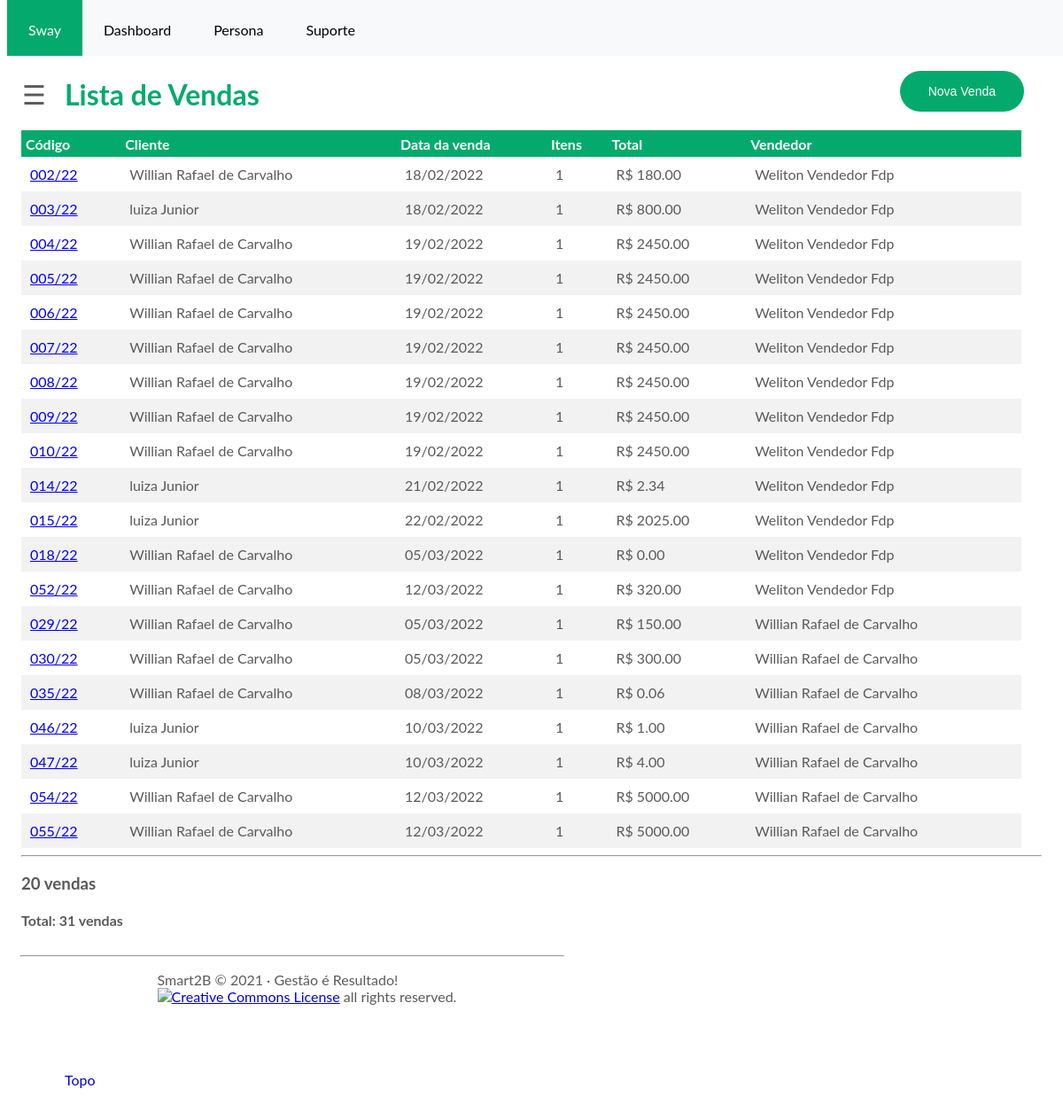
Before: /swayapp/sale/?filter_sale_one=1 with the older database file.
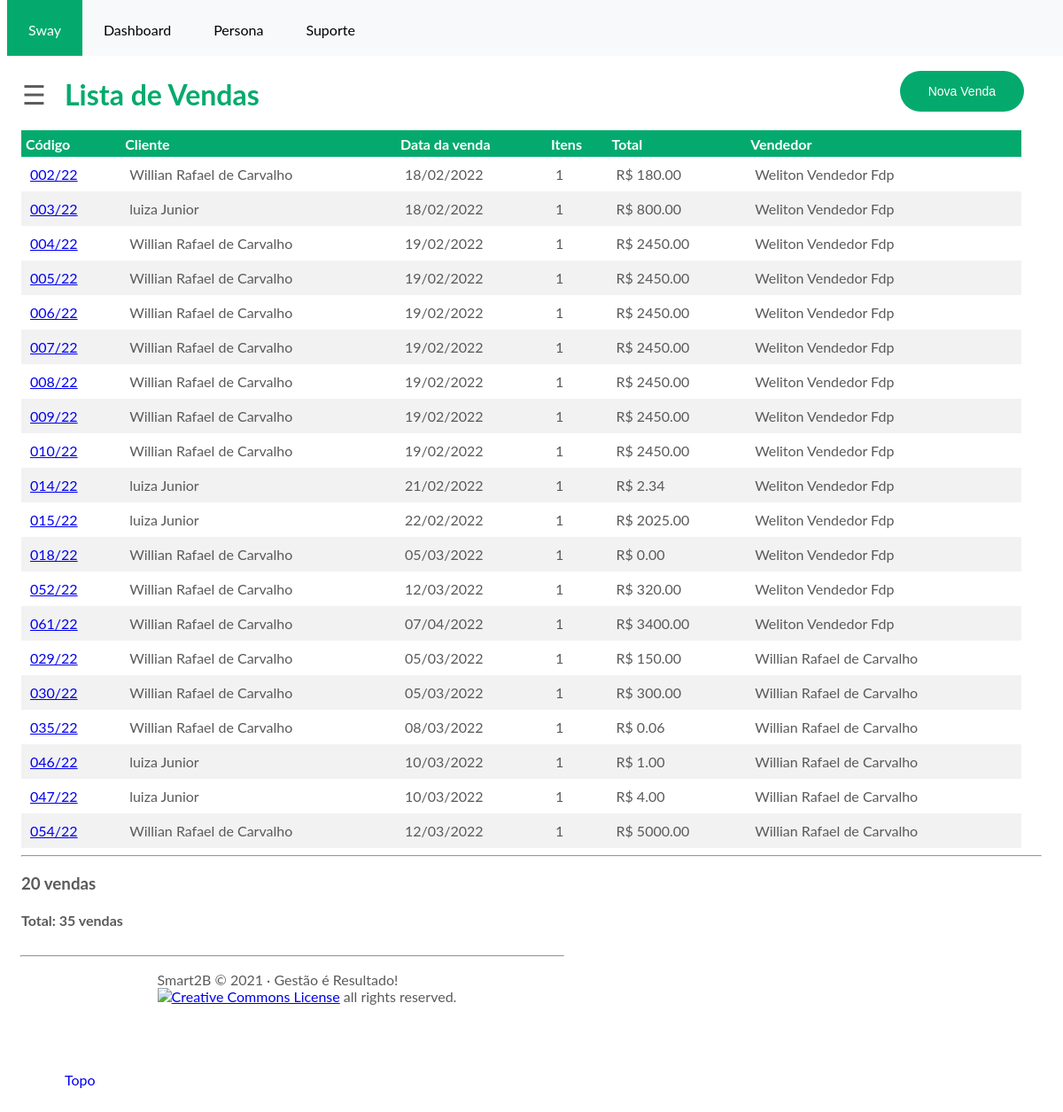
After: the same page with the newer database file.
### swayapp/models.py (models this page shows, shortened)
class TimeStampedModel(models.Model):
    created = models.DateTimeField(
        'criado em', auto_now_add=True, auto_now=False)
    modified = models.DateTimeField(
        'modificado em', auto_now_add=False, auto_now=True)
    class Meta:
        abstract = True

class Sale(TimeStampedModel):
    customer = models.ForeignKey('Customer', related_name='customer_sale', verbose_name='cliente',
                                 on_delete=models.CASCADE)
    seller = models.ForeignKey('Seller', related_name='seller_sale', verbose_name='vendedor', on_delete=models.CASCADE)
    class Meta:
        verbose_name = 'venda'
        verbose_name_plural = 'vendas'
    def __str__(self):
        return "%03d" % self.id + "/%s" % self.created.strftime('%y')
    codigo = property(__str__)
    def get_detail(self):
        return "/swayapp/%i" % self.id
    def get_items(self):
        return self.sales_det.count()
    def get_total(self):
        qs = self.sales_det.filter(sale=self.pk).values_list('price_sale', 'quantity') or 0
        t = 0 if isinstance(qs, int) else sum(map(lambda q: q[0] * q[1], qs))
        return "R$ %s" % number_format(t, 2)

class Person(TimeStampedModel):
    gender = models.CharField('gênero', max_length=1, choices=gender_list)
    cpf = models.CharField('CPF', max_length=11)
    firstname = models.CharField('Nome', max_length=20)
    lastname = models.CharField('Sobrenome', max_length=20)
    email = models.EmailField('e-mail', unique=True, blank=True)
    phone = models.CharField('Fone', max_length=18, blank=True)
    birthday = models.DateTimeField('Nascimento', blank=True)
    class Meta:
        abstract = True
        ordering = ['firstname']
    def __str__(self):
        return self.firstname + " " + self.lastname
    full_name = property(__str__)

class Customer(Person):
    pass
    class Meta:
        verbose_name = 'cliente'
        verbose_name_plural = 'clientes'

class Seller(Person):
    active = models.BooleanField('ativo', default=True)
    internal = models.BooleanField('interno', default=True)
    commissioned = models.BooleanField('comissionado', default=True)
    commission = models.DecimalField('comissão', max_digits=6, decimal_places=2, default=0.01, blank=True)
    class Meta:
        verbose_name = 'vendedor'
        verbose_name_plural = 'vendedores'

### swayapp/views.py (the view, shortened to what this page needs)
# urls.py: path('sale/', views.SaleList.as_view(), name='sale_list'),
class SaleList(CounterMixin, ListView):
    template_name = 'sale_list.html'
    model = Sale
    paginate_by = 20
    def get_queryset(self):
        if 'filter_sale_one' in self.request.GET:
            return Sale.objects.annotate(
                itens=Count('sales_det')).filter(itens=1)

### swayapp/mixins.py (called while the page is built)
    def get_context_data(self, **kwargs):
        context =super(CounterMixin, self).get_context_data(**kwargs)
        context['count'] =self.get_queryset().count()
        return context

### swayapp/templates/sale_list.html (shortened to what this page needs)
{% extends 'base.html' %}
{% load widget_tweaks %}
{% block content %}
<a href="{% url 'swayapp:sale_add' %}">
	<button class="addbutton">
	Nova Venda
	</button>
</a>
<h1 class="willianclass">Lista de Vendas</h1>
{% if object_list %}
		<div>
			<table class="table">
				<thead>
					<tr>
						<th>Código</th>
						<th>Cliente</th>
						<th class="text-center">Data da venda</th>
						<th class="text-center">Itens</th>
						<th class="text-right">Total</th>
						<th>Vendedor</th>
					</tr>
				</thead>
				<tbody>
				{% for sale in object_list %}
					{% if sale.get_items == 0 %}
						<tr class="danger">
					{% elif sale.get_items == 1 %}
						<tr class="info">
					{% else %}
						<tr>
					{% endif %}
							<td><a href="{{ sale.get_detail }}">{{ sale.codigo }}</a></td>
							<td>{{ sale.customer.full_name }}</td>
							<td class="text-center">{{ sale.created|date:"d/m/Y" }}</td>
							<td class="text-center">{{ sale.get_items }}</td>
							<td class="text-right">{{ sale.get_total }}</td>
							<td>{{ sale.seller.full_name }}</td>
						</tr>
				{% endfor %}
				</tbody>
			</table>
		</div>
{% else %}
  <p class="alert alert-warning">Sem itens na lista.</p>
{% endif %}
<hr>
<div>
<h3>{{ object_list|length }} venda{{ object_list|length|pluralize }}</h3>
<h4><b>Total:</b> {{ page_obj.paginator.count }} venda{{ page_obj.paginator.count|pluralize }}</h4>
</div>
{% endblock content %}

Changed rows visible on the page:
no longer on this page (row unchanged): Sale: codigo "055/22", customer.full_name "Willian Rafael de Carvalho", created "12/03/2022", get_items "1", get_total "R$ 5000.00", seller.full_name "Willian Rafael de Carvalho"
added Sale: codigo "061/22", customer.full_name "Willian Rafael de Carvalho", created "07/04/2022", get_items "1", get_total "R$ 3400.00", seller.full_name "Weliton Vendedor Fdp"
Other visible differences:
{{ page_obj.paginator.count }}: "31" → "35"
